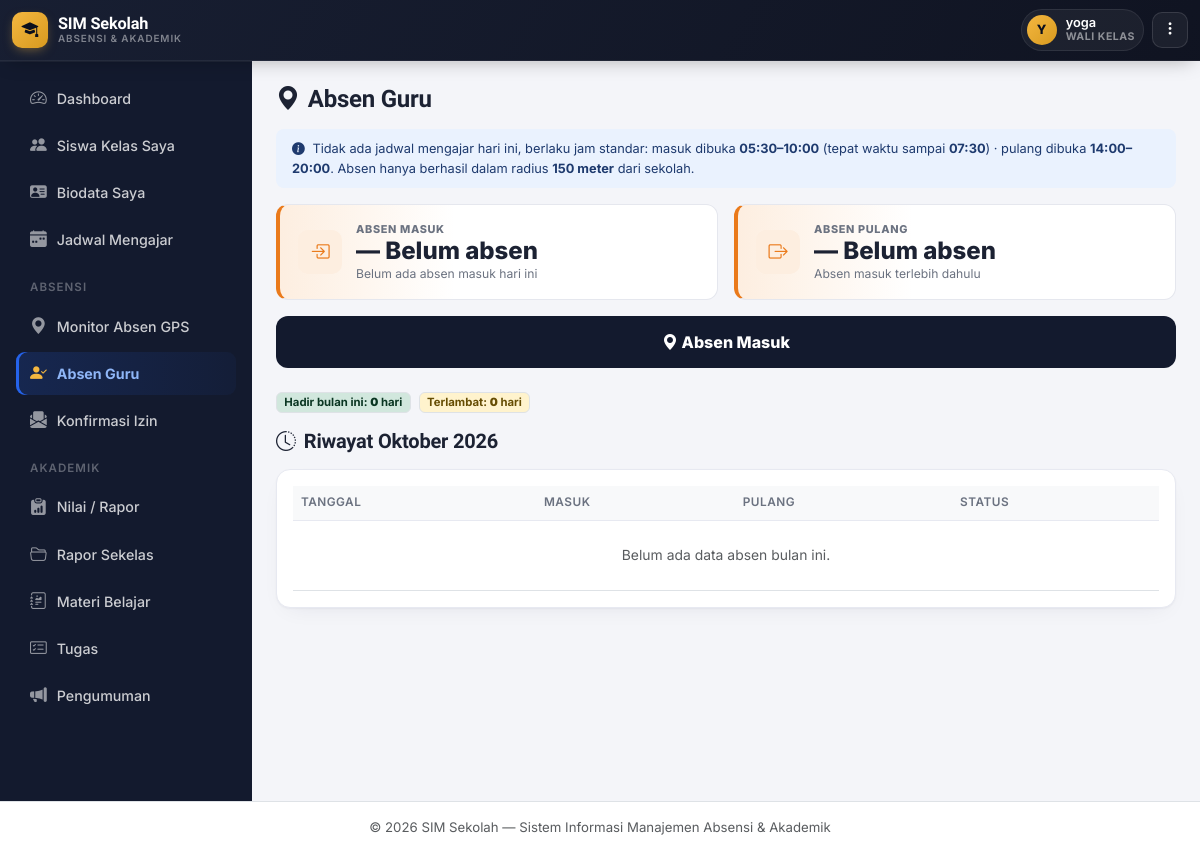
Before: /absensi/guru.php (signed in) with the older database file.
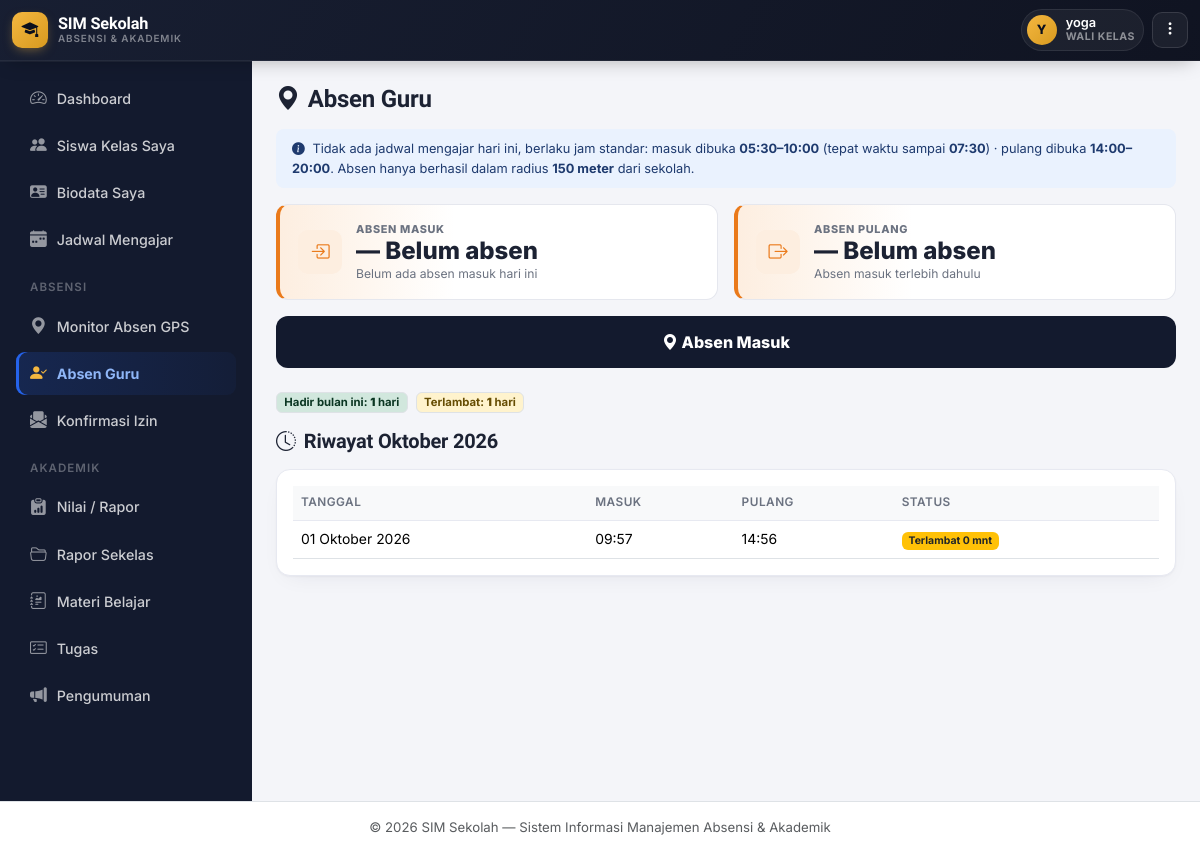
After: the same page with the newer database file.
### tables this page shows
CREATE TABLE `absensi_guru` (
  `id` int NOT NULL,
  `user_id` int NOT NULL,
  `tanggal` date NOT NULL,
  `jam_masuk` time DEFAULT NULL,
  `lat_masuk` decimal(10,7) DEFAULT NULL,
  `lng_masuk` decimal(10,7) DEFAULT NULL,
  `jarak_masuk` int DEFAULT NULL,
  `akurasi_masuk` int DEFAULT NULL,
  `terlambat` tinyint(1) NOT NULL DEFAULT '0',
  `jam_jadwal` time DEFAULT NULL,
  `terlambat_menit` int NOT NULL DEFAULT '0',
  `jam_pulang` time DEFAULT NULL,
  `lat_pulang` decimal(10,7) DEFAULT NULL,
  `lng_pulang` decimal(10,7) DEFAULT NULL,
  `jarak_pulang` int DEFAULT NULL,
  `created_at` timestamp NULL DEFAULT CURRENT_TIMESTAMP
);

### includes/functions.php (called while the page is built, shortened)
<?php
function clean($str) {
    return htmlspecialchars(trim($str ?? ''), ENT_QUOTES, 'UTF-8');
}
function formatTanggalIndo($tanggal) {
    $bulan = ['01'=>'Januari','02'=>'Februari','03'=>'Maret','04'=>'April','05'=>'Mei','06'=>'Juni',
              '07'=>'Juli','08'=>'Agustus','09'=>'September','10'=>'Oktober','11'=>'November','12'=>'Desember'];
    $d = date('d', strtotime($tanggal));
    $m = date('m', strtotime($tanggal));
    $y = date('Y', strtotime($tanggal));
    return "{$d} {$bulan[$m]} {$y}";
}

### absensi/guru.php (the view, shortened to what the changed rows need)
<?php
require_once __DIR__ . '/../includes/auth.php';
$user = currentUser();
try {
    $pdo->query("SELECT jam_jadwal, terlambat_menit FROM absensi_guru LIMIT 1");
    $pdo->query("SELECT toleransi_menit FROM pengaturan_absen_guru LIMIT 1");
    $pdo->query("SELECT semester, tahun_ajaran, berlaku_mulai, berlaku_sampai FROM jadwal_mengajar LIMIT 1");
} catch (PDOException $e) {
    $tabelAda = false;
}
$bulanIni = date('Y-m');
$awalBulan = $bulanIni . '-01';
$akhirBulan = date('Y-m-t');
$stmt = $pdo->prepare("SELECT * FROM absensi_guru WHERE user_id = ? AND tanggal BETWEEN ? AND ? ORDER BY tanggal DESC");
$stmt->execute([$user['id'], $awalBulan, $akhirBulan]);
$riwayat = $stmt->fetchAll();
$jmlHadir = 0; $jmlTerlambat = 0;
foreach ($riwayat as $r) {
    if (!empty($r['jam_masuk'])) { $jmlHadir++; }
    if (!empty($r['terlambat'])) { $jmlTerlambat++; }
}
include __DIR__ . '/../includes/header.php';
?>
<div class="d-flex gap-2 flex-wrap mt-4 mb-2">
  <span class="badge bg-success-subtle text-success-emphasis border">Hadir bulan ini: <b><?= $jmlHadir ?></b> hari</span>
  <span class="badge bg-warning-subtle text-warning-emphasis border">Terlambat: <b><?= $jmlTerlambat ?></b> hari</span>
</div>
<div class="card p-3">
  <div class="table-responsive">
    <table class="table table-hover align-middle mb-0">
      <thead class="table-light"><tr><th>Tanggal</th><th>Masuk</th><th>Pulang</th><th>Status</th></tr></thead>
      <tbody>
        <?php if (empty($riwayat)): ?>
          <tr><td colspan="4" class="text-center text-muted py-4">Belum ada data absen bulan ini.</td></tr>
        <?php endif; ?>
        <?php foreach ($riwayat as $r): ?>
          <tr>
            <td><?= clean(formatTanggalIndo($r['tanggal'])) ?></td>
            <td><?= $r['jam_masuk'] ? substr($r['jam_masuk'], 0, 5) : '-' ?></td>
            <td><?= $r['jam_pulang'] ? substr($r['jam_pulang'], 0, 5) : '-' ?></td>
            <td>
              <?php if (!empty($r['terlambat'])): ?><span class="badge bg-warning text-dark">Terlambat <?= (int)$r['terlambat_menit'] ?> mnt</span>
              <?php else: ?><span class="badge bg-success">Tepat waktu</span><?php endif; ?>
            </td>
          </tr>
        <?php endforeach; ?>
      </tbody>
    </table>
  </div>
</div>
<?php include __DIR__ . '/../includes/footer.php'; ?>

Changed rows visible on the page:
added absensi_guru: tanggal "01 Oktober 2026", jam_masuk "09:57", jam_pulang "14:56", terlambat_menit "0"
Other visible differences:
$jmlHadir: "0" → "1"
$jmlTerlambat: "0" → "1"
text no longer shown: "Belum ada data absen bulan ini."
